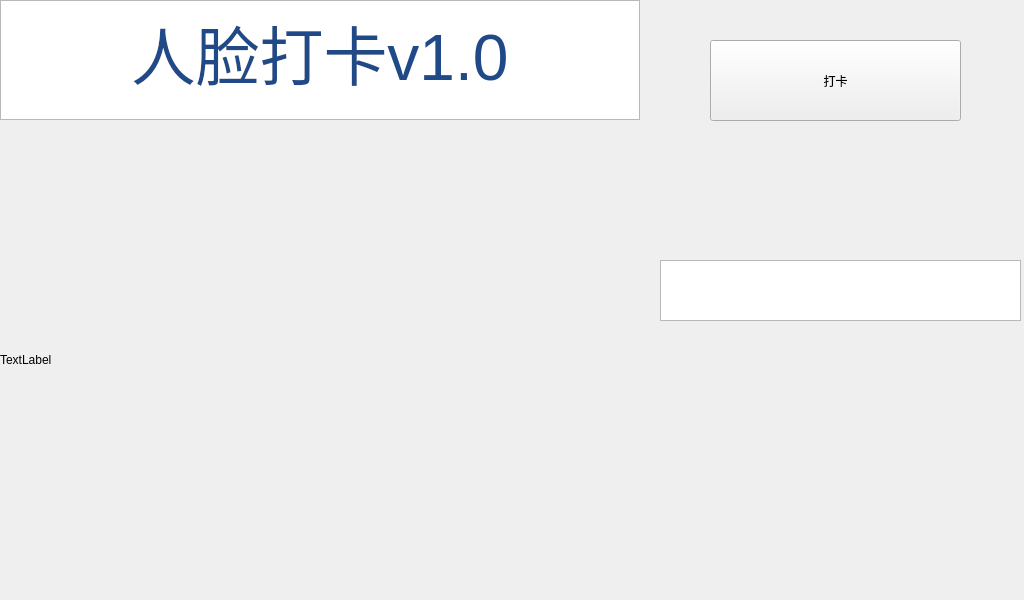
<?xml version="1.0" encoding="UTF-8"?>
<ui version="4.0">
 <class>MainWindow</class>
 <widget class="QMainWindow" name="MainWindow">
  <property name="geometry">
   <rect>
    <x>0</x>
    <y>0</y>
    <width>1024</width>
    <height>600</height>
   </rect>
  </property>
  <property name="windowTitle">
   <string>MainWindow</string>
  </property>
  <widget class="QWidget" name="centralWidget">
   <widget class="QLabel" name="label">
    <property name="geometry">
     <rect>
      <x>0</x>
      <y>120</y>
      <width>640</width>
      <height>480</height>
     </rect>
    </property>
    <property name="text">
     <string>TextLabel</string>
    </property>
   </widget>
   <widget class="QTextBrowser" name="textTitle">
    <property name="geometry">
     <rect>
      <x>0</x>
      <y>0</y>
      <width>640</width>
      <height>120</height>
     </rect>
    </property>
    <property name="html">
     <string>&lt;!DOCTYPE HTML PUBLIC &quot;-//W3C//DTD HTML 4.0//EN&quot; &quot;http://www.w3.org/TR/REC-html40/strict.dtd&quot;&gt;
&lt;html&gt;&lt;head&gt;&lt;meta name=&quot;qrichtext&quot; content=&quot;1&quot; /&gt;&lt;style type=&quot;text/css&quot;&gt;
p, li { white-space: pre-wrap; }
&lt;/style&gt;&lt;/head&gt;&lt;body style=&quot; font-family:'Ubuntu'; font-size:11pt; font-weight:400; font-style:normal;&quot;&gt;
&lt;p align=&quot;center&quot; style=&quot; margin-top:0px; margin-bottom:0px; margin-left:0px; margin-right:0px; -qt-block-indent:0; text-indent:0px;&quot;&gt;&lt;span style=&quot; font-size:48pt; color:#204a87;&quot;&gt;人脸打卡v1.0&lt;/span&gt;&lt;/p&gt;&lt;/body&gt;&lt;/html&gt;</string>
    </property>
   </widget>
   <widget class="QPushButton" name="pushButton">
    <property name="geometry">
     <rect>
      <x>710</x>
      <y>40</y>
      <width>251</width>
      <height>81</height>
     </rect>
    </property>
    <property name="text">
     <string>打卡</string>
    </property>
   </widget>
   <widget class="QTextBrowser" name="textMsg">
    <property name="geometry">
     <rect>
      <x>660</x>
      <y>260</y>
      <width>361</width>
      <height>61</height>
     </rect>
    </property>
   </widget>
  </widget>
 </widget>
 <layoutdefault spacing="6" margin="11"/>
 <resources/>
 <connections/>
</ui>
